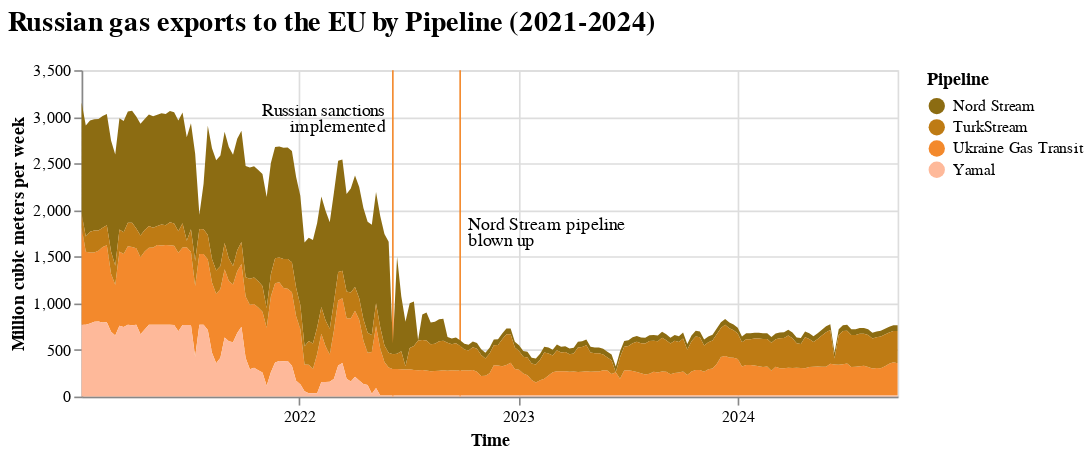

The notebook cell saved with this chart:
### Code cell
# FINAL 8
stacked = alt.Chart(pipelines).mark_area().encode(
    # set a tick every year
    # https://stackoverflow.com/questions/70875690/change-date-axis-ticks-in-altair-to-show-years
    x=alt.X("Time:T", axis=alt.Axis(
        tickCount = "year")),
    y=alt.Y("Volume:Q", title = 'Million cubic meters per week'),
    color=alt.Color("Pipeline:N",
                    scale = alt.Scale(range = ['#8c6c12', '#be7b14', '#f3892c', '#feb99a'],
                                      domain = ['Nord Stream', 'TurkStream', 'Ukraine Gas Transit',
                                                'Yamal']))
).properties(
    title = 'Russian gas exports to the EU by Pipeline (2021-2024)',
    height = 200,
    width = 500
)

# create vertical line
line_81 = alt.Chart(pd.DataFrame({'Time': ['2022-09-26']})).mark_rule(color='#f3892c').encode(
    x = 'Time:T'
)

# create vertical line
line_82 = alt.Chart(pd.DataFrame({'Time': ['2022-06-06']})).mark_rule(color='#f3892c').encode(
    x = 'Time:T'
)

# add text for the vertical line
text_81 = alt.Chart(pd.DataFrame({
    'Time': ['2022-09-26'],
    'label': ['Nord Stream pipeline']
})).mark_text(
    align='left', 
    dx=5, 
    dy=-5, 
).encode(
    x='Time:T',
    text='label:N'
)
text_82 = alt.Chart(pd.DataFrame({
    'Time': ['2022-09-26'],
    'label': ['blown up']
})).mark_text(
    align='left', 
    dx=5, 
    dy=5, 
).encode(
    x='Time:T',
    text='label:N'
)

# add text for the vertical line
text_83 = alt.Chart(pd.DataFrame({
    'Time': ['2022-06-06'],
    'label': ['Russian sanctions']
})).mark_text(
    align='right', 
    dx=-5, 
    dy=-75, 
).encode(
    x='Time:T',
    text='label:N'
)
text_84 = alt.Chart(pd.DataFrame({
    'Time': ['2022-06-06'],
    'label': ['implemented']
})).mark_text(
    align='right', 
    dx=-5, 
    dy=-65, 
).encode(
    x='Time:T',
    text='label:N'
)

# combine chart
chart_8 = line_81 + line_82 + stacked + text_81 + text_82 + text_83 + text_84

# format the title to be uniform
chart_8 = chart_8.configure_title(
    fontSize=17,
    anchor = "start",
    offset = 15
)
chart_8

### Figure 1 — Vega-Lite specification as saved in the notebook (floating-point values rounded to 4 significant figures; data arrays with more than 128 entries replaced by an {"elided": "..."} marker saying what was removed)
{"config": {"view": {"continuousWidth": 300, "continuousHeight": 300}, "title": {"anchor": "start", "fontSize": 17, "offset": 15}}, "layer": [{"data": {"name": "data-ae217f7bcdc0b4f55170944ebf21fa2c"}, "mark": {"type": "rule", "color": "#f3892c"}, "encoding": {"x": {"field": "Time", "type": "temporal"}}}, {"data": {"name": "data-ba3d97be4c130b5764e1e62173ef55c2"}, "mark": {"type": "rule", "color": "#f3892c"}, "encoding": {"x": {"field": "Time", "type": "temporal"}}}, {"data": {"name": "data-a2632dafea5e698d65bd95a147c5c65e"}, "mark": {"type": "area"}, "encoding": {"color": {"field": "Pipeline", "scale": {"domain": ["Nord Stream", "TurkStream", "Ukraine Gas Transit", "Yamal"], "range": ["#8c6c12", "#be7b14", "#f3892c", "#feb99a"]}, "type": "nominal"}, "x": {"axis": {"tickCount": "year"}, "field": "Time", "type": "temporal"}, "y": {"field": "Volume", "title": "Million cubic meters per week", "type": "quantitative"}}, "title": "Russian gas exports to the EU by Pipeline (2021-2024)"}, {"data": {"name": "data-747015e7357b52035b75a58df6f8c0dc"}, "mark": {"type": "text", "align": "left", "dx": 5, "dy": -5}, "encoding": {"text": {"field": "label", "type": "nominal"}, "x": {"field": "Time", "type": "temporal"}}}, {"data": {"name": "data-eeb728b11b2a9a553dd8ea6a8fa9ee3a"}, "mark": {"type": "text", "align": "left", "dx": 5, "dy": 5}, "encoding": {"text": {"field": "label", "type": "nominal"}, "x": {"field": "Time", "type": "temporal"}}}, {"data": {"name": "data-0634d28d102e2288e8b9de5a8d26ad76"}, "mark": {"type": "text", "align": "right", "dx": -5, "dy": -75}, "encoding": {"text": {"field": "label", "type": "nominal"}, "x": {"field": "Time", "type": "temporal"}}}, {"data": {"name": "data-d3123d2fef457ff11c3459cd49077c32"}, "mark": {"type": "text", "align": "right", "dx": -5, "dy": -65}, "encoding": {"text": {"field": "label", "type": "nominal"}, "x": {"field": "Time", "type": "temporal"}}}], "height": 200, "width": 500, "$schema": "https://vega.github.io/schema/vega-lite/v5.20.1.json", "datasets": {"data-ae217f7bcdc0b4f55170944ebf21fa2c": [{"Time": "2022-09-26"}], "data-ba3d97be4c130b5764e1e62173ef55c2": [{"Time": "2022-06-06"}], "data-a2632dafea5e698d65bd95a147c5c65e": {"elided": "780 records"}, "data-747015e7357b52035b75a58df6f8c0dc": [{"Time": "2022-09-26", "label": "Nord Stream pipeline"}], "data-eeb728b11b2a9a553dd8ea6a8fa9ee3a": [{"Time": "2022-09-26", "label": "blown up"}], "data-0634d28d102e2288e8b9de5a8d26ad76": [{"Time": "2022-06-06", "label": "Russian sanctions"}], "data-d3123d2fef457ff11c3459cd49077c32": [{"Time": "2022-06-06", "label": "implemented"}]}}
